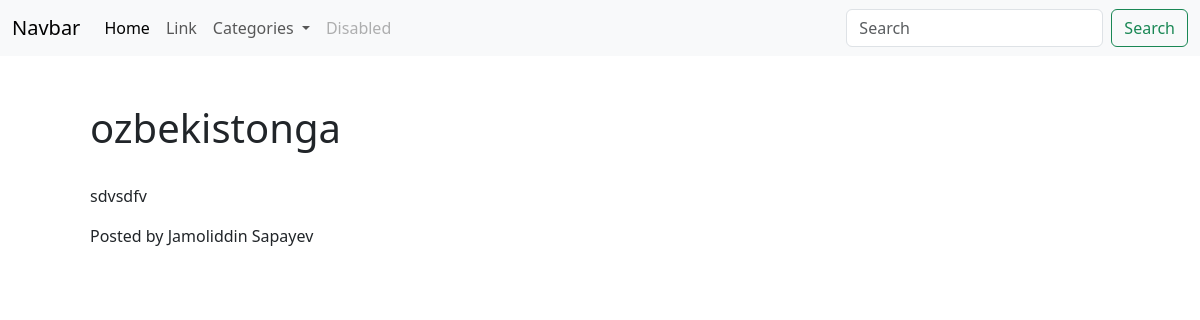
/3/, run on an earlier commit of the app's database.
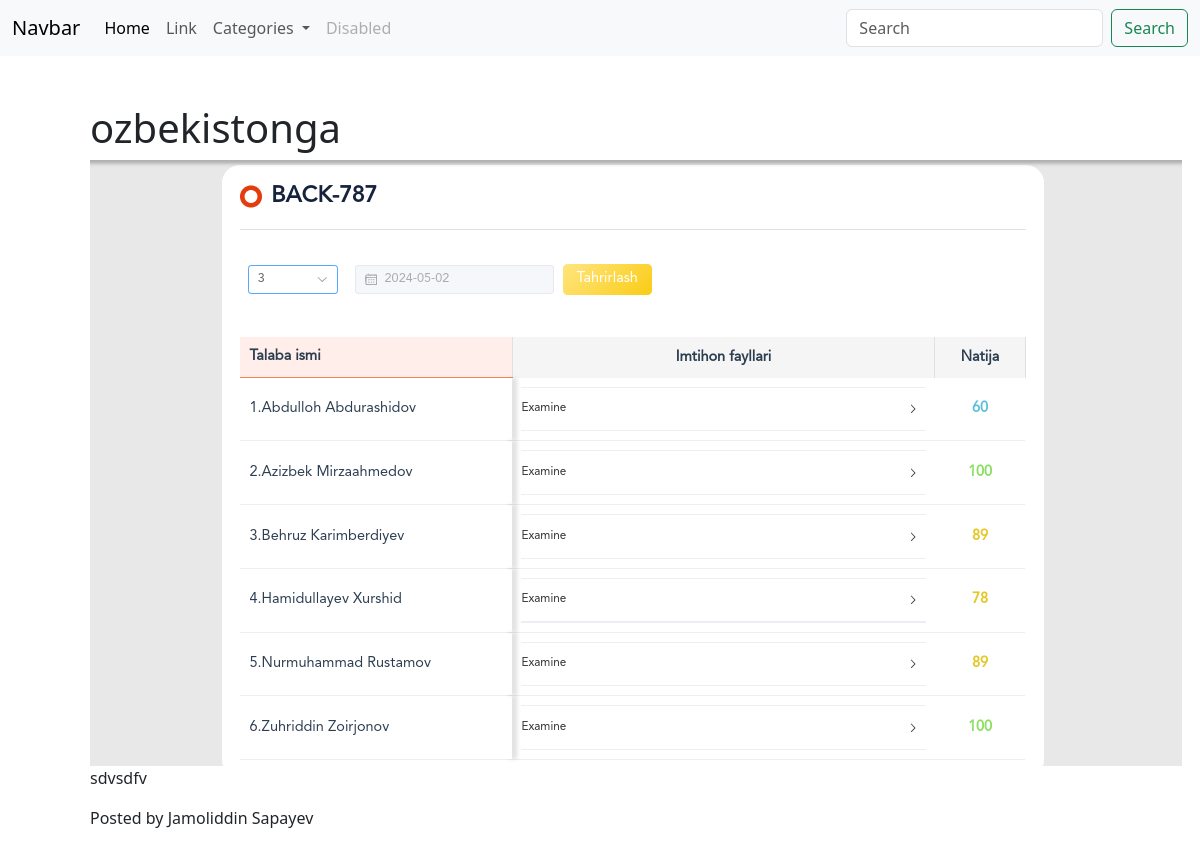
And on a later commit of the database.
### kunuz_app/models.py (models this page shows, shortened)
class News(models.Model):
    title = models.CharField(max_length=255)
    subtitle = models.CharField(max_length=255, blank=True, null=True)
    content = models.TextField()
    image = models.ImageField(upload_to='media/images/news-images/', blank=True, null=True)
    author = models.ForeignKey(Author, on_delete=models.CASCADE)
    category = models.ForeignKey(Category, on_delete=models.CASCADE)
    created_at = models.DateTimeField(auto_now_add=True)

class Author(models.Model):
    first_name = models.CharField(max_length=100)
    last_name = models.CharField(max_length=100)
    created_at = models.DateTimeField(auto_now_add=True)
    def __str__(self):
        return f"{self.first_name} {self.last_name}"

### kunuz_app/views.py (the view)
# urls.py: path('<int:id>/', DetailView.as_view(), name="detail"),
class DetailView(View):
    def get(self, request, id):
        news = News.objects.get(id=id)
        context = {'news': news}
        return render(request, 'detail.html', context)
        print(news.image)

### templates/detail.html (shortened to what this page needs)
{% extends 'base.html' %}
{% block content %}
    <div class="container">
        <div class="col-md-12 p-5">
            <h1>{{ news.title }}</h1>
                <img src="{{ news.image }}" alt="">
            <p>
                {{ news.content }}
            </p>
            Posted by {{ news.author }} {{ news.created }}
        </div>
    </div>
{% endblock %}

### templates/base.html (shortened to what this page needs)
<!doctype html>
<html lang="en">
  <head>
    <link href="https://cdn.jsdelivr.net/npm/bootstrap@5.3.3/dist/css/bootstrap.min.css" rel="stylesheet">
  </head>
  <body>
  <nav class="navbar navbar-expand-lg bg-body-tertiary">
  <div class="container-fluid">
    <a class="navbar-brand" href="#">Navbar</a>
    <div class="collapse navbar-collapse" id="navbarSupportedContent">
      <ul class="navbar-nav me-auto mb-2 mb-lg-0">
        <li class="nav-item">
          <a class="nav-link active" aria-current="page" href="{% url 'home-page' %}">Home</a>
        </li>
        <li class="nav-item">
          <a class="nav-link" href="#">Link</a>
        </li>
        <li class="nav-item dropdown">
          <a class="nav-link dropdown-toggle" href="#" role="button" data-bs-toggle="dropdown" aria-expanded="false">
            Categories
          </a>
        </li>
        <li class="nav-item">
          <a class="nav-link disabled" aria-disabled="true">Disabled</a>
        </li>
      </ul>
      <form class="d-flex" role="search">
        <input class="form-control me-2" type="search" placeholder="Search" aria-label="Search">
        <button class="btn btn-outline-success" type="submit">Search</button>
      </form>
    </div>
  </div>
</nav>
    {% block content %}
    {% endblock %}
  </body>
</html>

What changed in the data, as far as the page shows it:
changed News "ozbekistonga": image: picture added
